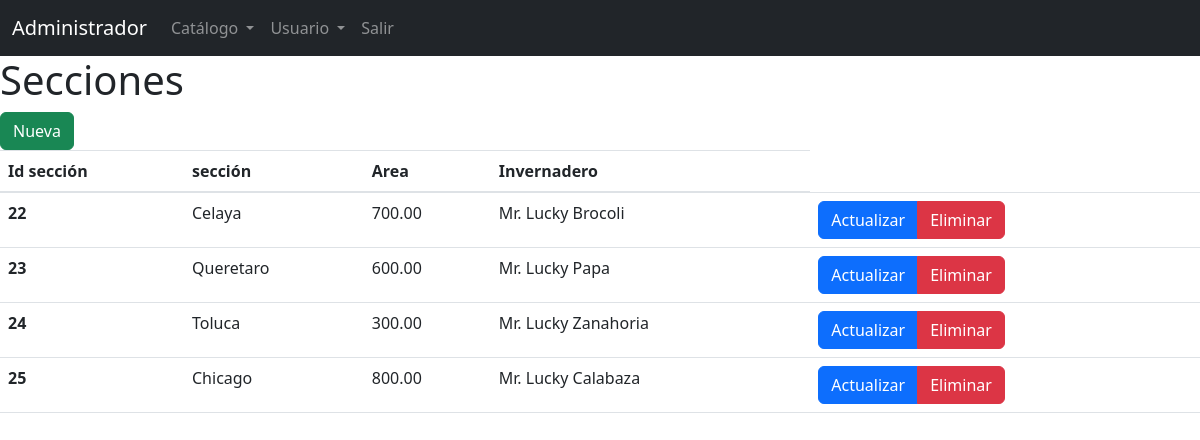
Page /admin/seccion.php (signed in) on the committed database.
### tables this page shows
CREATE TABLE `seccion` (
  `id_seccion` int(11) NOT NULL,
  `seccion` varchar(50) NOT NULL,
  `area` decimal(8,2) NOT NULL,
  `id_invernadero` int(11) NOT NULL
);

CREATE TABLE `invernadero` (
  `id_invernadero` int(11) NOT NULL,
  `invernadero` varchar(50) NOT NULL,
  `latitud` varchar(20) NOT NULL,
  `longitud` varchar(20) NOT NULL,
  `area` decimal(8,2) NOT NULL,
  `fechaCreacion` date NOT NULL
);

### sistema.class.php (called while the page is built, shortened)
<?php
class Sistema
{
    function conexion()
    {
        $this->con = new PDO(SGBD . ':host=' . DBHOST . ';dbname=' . DBNAME . ';port=' . DBPORT, DBUSER, DBPASS);
    }
}
?>

### admin/seccion.class.php (called while the page is built, shortened)
<?php
require_once('../sistema.class.php');
class Seccion extends Sistema
{
    function readAll()
    {
        $query = "SELECT s.*,i.invernadero FROM seccion s join invernadero i on s.id_invernadero = i.id_invernadero";
        $sql = $this->con->prepare($query);
        $sql->execute();
        $result = $sql->fetchAll(PDO::FETCH_ASSOC);
        return $result;
    }
}

### admin/views/seccion/index.php (the view, shortened to what this page needs)
<?php require('views/header/header_administrador.php')?>
    <h1>Secciones</h1>
    <a href="seccion.php?accion=crear" class="btn btn-success" >Nueva</a>
    <table class="table">
  <thead>
    <tr>
      <th scope="col">Id sección</th>
      <th scope="col">sección</th>
      <th scope="col">Area</th>
      <th scope="col">Invernadero</th>
    </tr>
  </thead>
  <tbody>
    <?php foreach ($secciones as $seccion ):?>
    <tr>
      <th scope="row"><?php echo $seccion['id_seccion'];?></th>
      <td><?php echo $seccion['seccion'];?></td>
      <td><?php echo $seccion['area'];?></td>
      <td><?php echo $seccion['invernadero'];?></td>
      <td>
        <div class="btn-group" role="group" aria-label="Basic radio toggle button group">
          <a href="seccion.php?accion=actualizar&id=<?php echo $seccion['id_seccion'];?>" class="btn btn-primary">Actualizar</a>
          <a href="seccion.php?accion=eliminar&id=<?php echo $seccion['id_seccion'];?>" class="btn btn-danger">Eliminar</a>
        </div>
      </td>
    </tr>
    <?php endforeach; ?>
  </tbody>
</table>
<?php require('views/footer.php'); ?>

### rows in the picture
seccion: id_seccion "22", seccion "Celaya", area "700.00", id_invernadero.invernadero "Mr. Lucky Brocoli"
seccion: id_seccion "23", seccion "Queretaro", area "600.00", id_invernadero.invernadero "Mr. Lucky Papa"
seccion: id_seccion "24", seccion "Toluca", area "300.00", id_invernadero.invernadero "Mr. Lucky Zanahoria"
seccion: id_seccion "25", seccion "Chicago", area "800.00", id_invernadero.invernadero "Mr. Lucky Calabaza"
